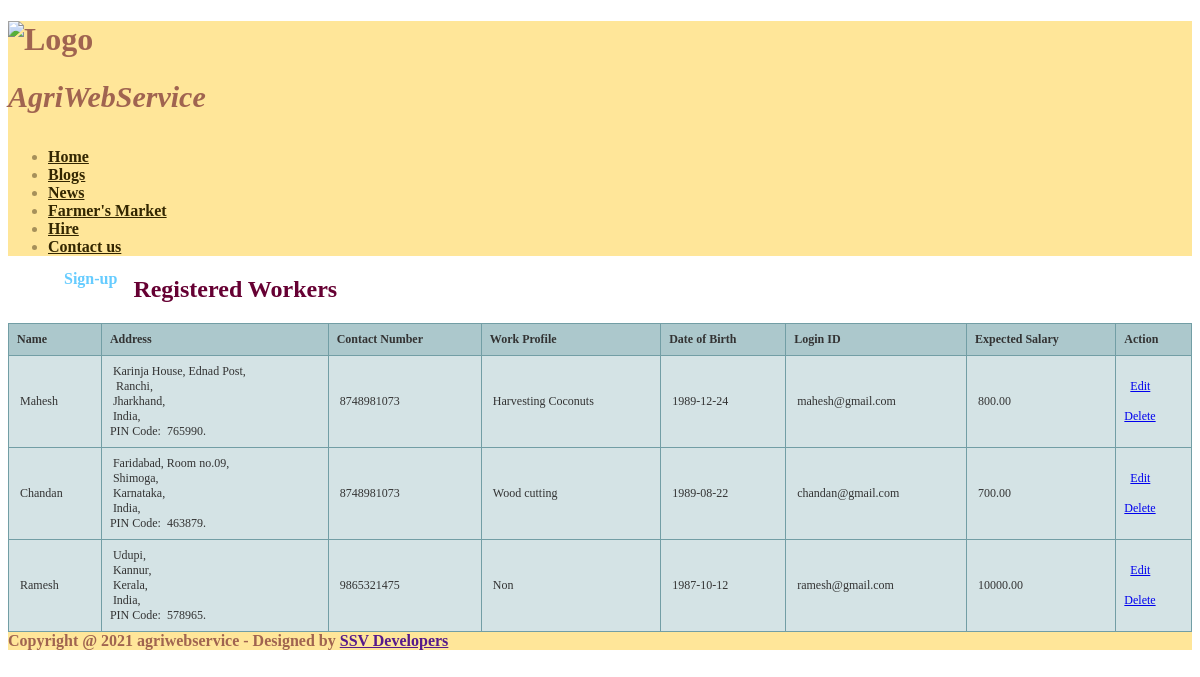
The app's page /viewworker.php with its own data.
### tables this page shows
CREATE TABLE `worker` (
  `worker_id` int(10) NOT NULL,
  `name` varchar(50) NOT NULL,
  `address` text NOT NULL,
  `state_id` int(10) NOT NULL,
  `city_id` int(10) NOT NULL,
  `country_id` int(10) NOT NULL,
  `pincode` varchar(10) NOT NULL,
  `work_profile` text NOT NULL,
  `contactno` varchar(15) NOT NULL,
  `date_of_birth` date NOT NULL,
  `login_id` varchar(100) NOT NULL,
  `password` varchar(100) NOT NULL,
  `expected_salary` float(10,2) NOT NULL,
  `status` varchar(10) NOT NULL
);

CREATE TABLE `city` (
  `city_id` int(10) NOT NULL,
  `country_id` int(10) NOT NULL,
  `state_id` int(10) NOT NULL,
  `city` varchar(25) NOT NULL,
  `description` text NOT NULL,
  `status` varchar(10) NOT NULL
);

CREATE TABLE `state` (
  `state_id` int(10) NOT NULL,
  `country_id` int(10) NOT NULL,
  `state` varchar(25) NOT NULL,
  `description` text NOT NULL,
  `status` varchar(10) NOT NULL
);

CREATE TABLE `country` (
  `country_id` int(10) NOT NULL,
  `country` varchar(25) NOT NULL,
  `description` text NOT NULL,
  `status` varchar(10) NOT NULL
);

### viewworker.php (the view, shortened to what this page needs)
<?php
include("header.php");
include("dbconnection.php");
?>
		<div id="featured">
			<div class="container">
				<div class="row">
<?php include("leftsidebar.php");
?>
					<div class="9u">
						<section>
						  <header>
								<h2 style="color:#660033">Registered Workers</h2>
							</header>
                            <?php
							 $sql = "SELECT * FROM worker";
							  $qsql = mysqli_query($con,$sql);
							if(mysqli_num_rows($qsql)  == 0)
									{
										echo "<center>There is no Worker to display!!</center>";
									}
									else
									{
							?>
						  <table width="955" height="43" border="1" class="tftable">
						    <tr>
						      <th><strong>Name</strong></th>
						      <th><strong>Address</strong></th>
                                 <th><strong>Contact Number</strong></th>
						      <th><strong>Work Profile</strong></th>
						      <th><strong>Date of Birth</strong></th>
						      <th><strong>Login ID</strong></th>
						      <th><strong>Expected Salary</strong></th>
                               <th><strong>Action</strong></th>
					        </tr>
                            <?php
							  while($rs = mysqli_fetch_array($qsql))
							  {
								  $sql1 = "SELECT * FROM country WHERE country_id='$rs[country_id]'";
								  $qsql1 = mysqli_query($con,$sql1);
								  $rs1 = mysqli_fetch_array($qsql1);
								  $sql2 = "SELECT * FROM state WHERE state_id='$rs[state_id]'";
								  $qsql2 = mysqli_query($con,$sql2);
								  $rs12 = mysqli_fetch_array($qsql2);
								  $sql3 = "SELECT * FROM city WHERE city_id='$rs[city_id]'";
								  $qsql3 = mysqli_query($con,$sql3);
								  $rs13 = mysqli_fetch_array($qsql3);
							  echo "
						    <tr>
						      <td>&nbsp;$rs[name]</td>
						      <td>&nbsp;$rs[address], <br>
						      &nbsp;$rs13[city],<br>
							  &nbsp;$rs12[state],<br>
							  &nbsp;$rs1[country],<br>
						      PIN Code: &nbsp;$rs[pincode].</td>
							   <td>&nbsp;$rs[contactno]</td>
						      <td>&nbsp;$rs[work_profile]</td>
						      <td>&nbsp;$rs[date_of_birth]</td>
						      <td>&nbsp;$rs[login_id]</td>
						      <td>&nbsp;$rs[expected_salary]</td>
						      <td>&nbsp;
							  <a href='worker.php?editid=$rs[worker_id]'>Edit</a><br><br>
							  <a href='viewworker.php?deleteid=$rs[worker_id]' onclick='return delconfirm()'>Delete</a>
							  </td>
					        </tr>";
							  }
							?>
					      </table>
						  <?php
						  }
						  ?>
						</section>
					</div>
				</div>
			</div>
		</div>
<?php include("footer.php");?>

### header.php (style rules this page uses)
.tftable { font-size:12px;color:#333333;width:100%;border-width: 1px;border-color: #729ea5;border-collapse: collapse; }
.tftable th { font-size:12px;background-color:#acc8cc;border-width: 1px;padding: 8px;border-style: solid;border-color: #729ea5;text-align:left; }
.tftable tr { background-color:#d4e3e5; }
.tftable td { font-size:12px;border-width: 1px;padding: 8px;border-style: solid;border-color: #729ea5; }

### records on screen
worker: name "Mahesh", address "Karinja House, Ednad Post", city.city "Ranchi", state.state "Jharkhand", country.country "India", pincode "765990", contactno "8748981073", work_profile "Harvesting Coconuts", date_of_birth "1989-12-24", login "mahesh@gmail.com", expected_salary "800.00"
worker: name "Chandan", address "Faridabad, Room no.09", city.city "Shimoga", state.state "Karnataka", country.country "India", pincode "463879", contactno "8748981073", work_profile "Wood cutting", date_of_birth "1989-08-22", login "chandan@gmail.com", expected_salary "700.00"
worker: name "Ramesh", address "Udupi", city.city "Kannur", state.state "Kerala", country.country "India", pincode "578965", contactno "9865321475", work_profile "Non", date_of_birth "1987-10-12", login "ramesh@gmail.com", expected_salary "10000.00"

### other values on screen
date(Y) "2021"
